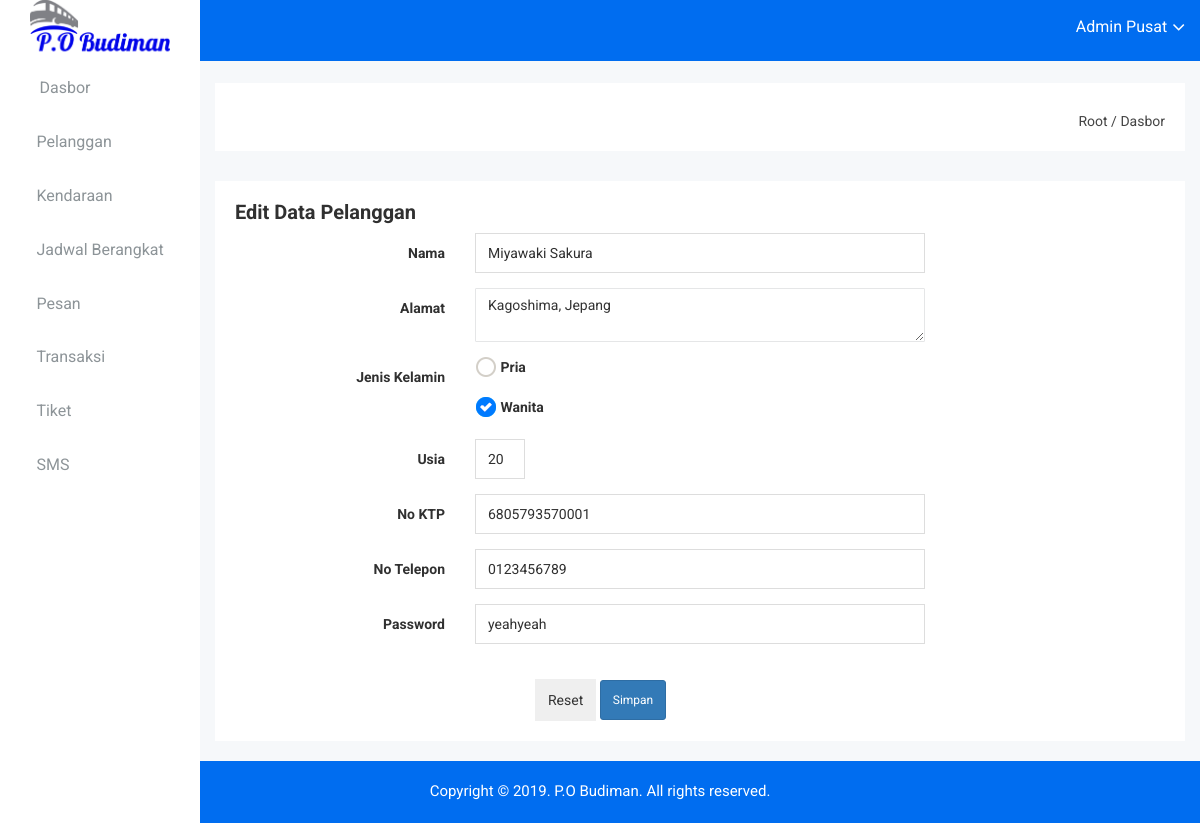
The page /dashboard/index.php?act=edit_pelanggan&id_pelanggan=1 (signed in) on the database its author committed.
### tables this page shows
CREATE TABLE IF NOT EXISTS `pelanggan` (
  `id_pelanggan` int(11) NOT NULL AUTO_INCREMENT,
  `nama_pelanggan` varchar(50) NOT NULL,
  `alamat` text NOT NULL,
  `jk` enum('Pria','Wanita') NOT NULL,
  `usia` varchar(3) NOT NULL,
  `no_ktp` varchar(20) NOT NULL,
  `no_telp` varchar(15) NOT NULL,
  `password` varchar(100) NOT NULL,
  PRIMARY KEY (`id_pelanggan`)
);

### dashboard/pages/pelanggan/edit_pelanggan.php (the view, shortened to what this page needs)
<?php
$kon = new mysqli("localhost", "root", "", "budiman");
$id_pelanggan = $_GET['id_pelanggan'];
$query = mysqli_query($kon, "select * from pelanggan where id_pelanggan='$id_pelanggan'") or die(mysqli_error());
$data = mysqli_fetch_array($query);
$jk = $data['jk'];
?>
<div class="data-table-area mg-b-15">
    <div class="container-fluid">
        <div class="row">
            <div class="col-lg-12 col-md-12 col-sm-12 col-xs-12">
                <div class="sparkline12-list">
                    <div class="sparkline12-hd">
                        <div class="main-sparkline12-hd">
                            <h1>Edit Data Pelanggan</h1>
                        </div>
                    </div>
                    <div class="sparkline12-graph">
                        <div class="basic-login-form-ad">
                            <div class="row">
                                <div class="col-lg-12 col-md-12 col-sm-12 col-xs-12">
                                    <div class="all-form-element-inner">
                                        <form action="pages/pelanggan/proses_edit.php" method="post">
                                            <div class="form-group-inner">
                                                <div class="row">
                                                    <div class="col-lg-3 col-md-3 col-sm-3 col-xs-12">
                                                        <label class="login2 pull-right pull-right-pro">Nama</label>
                                                    </div>
                                                    <div class="col-lg-6 col-md-6 col-sm-6 col-xs-12">
                                                        <input type="text" name="nama" class="form-control" value="<?php echo $data['nama_pelanggan']; ?>" />
                                                    </div>
                                                </div>
                                            </div>
                                            <div class="form-group-inner">
                                                <div class="row">
                                                    <div class="col-lg-3 col-md-3 col-sm-3 col-xs-12">
                                                        <label class="login2 pull-right pull-right-pro">Alamat</label>
                                                    </div>
                                                    <div class="col-lg-6 col-md-6 col-sm-6 col-xs-12">
                                                        <textarea name="alamat" class="form-control"><?php echo $data['alamat']; ?></textarea>
                                                    </div>
                                                </div>
                                            </div>
                                            <div class="form-group-inner">
                                                <div class="row">
                                                    <div class="col-lg-3 col-md-3 col-sm-3 col-xs-12">
                                                        <label class="login2 pull-right pull-right-pro">Jenis Kelamin</label>
                                                    </div>
                                                    <div class="col-lg-6 col-md-6 col-sm-6 col-xs-12">
                                                        <div class="i-checks pull-left">
                                                            <label>
                                                                <input type="radio" value="Pria" name="jk" <?php if ($jk == 'Pria') {
                                                                                                                echo 'checked';
                                                                                                            } ?> /> <i></i> Pria </label>
                                                        </div>
                                                        <br/><br/>
                                                        <div class="i-checks pull-left">
                                                            <label>
                                                                <input type="radio" value="Wanita" name="jk" <?php if ($jk == 'Wanita') {
                                                                                                                echo 'checked';
                                                                                                            } ?> /> <i></i> Wanita </label>
                                                        </div>
                                                    </div>
                                                </div>
                                            </div>
                                            <div class="form-group-inner">
                                                <div class="row">
                                                    <div class="col-lg-3 col-md-3 col-sm-3 col-xs-12">
                                                        <label class="login2 pull-right pull-right-pro">Usia</label>
                                                    </div>
                                                    <div class="col-lg-1 col-md-1 col-sm-1 col-xs-12">
                                                        <input type="text" name="usia" class="form-control" maxlength="2" value="<?php echo $data['usia']; ?>" />
                                                    </div>
                                                </div>
                                            </div>
                                            <div class="form-group-inner">
                                                <div class="row">
                                                    <div class="col-lg-3 col-md-3 col-sm-3 col-xs-12">
                                                        <label class="login2 pull-right pull-right-pro">No KTP</label>
                                                    </div>
                                                    <div class="col-lg-6 col-md-6 col-sm-6 col-xs-12">
                                                        <input type="text" name="ktp" class="form-control" maxlength="16" value="<?php echo $data['no_ktp']; ?>" />
                                                    </div>
                                                </div>
                                            </div>
                                            <div class="form-group-inner">
                                                <div class="row">
                                                    <div class="col-lg-3 col-md-3 col-sm-3 col-xs-12">
                                                        <label class="login2 pull-right pull-right-pro">No Telepon</label>
                                                    </div>
                                                    <div class="col-lg-6 col-md-6 col-sm-6 col-xs-12">
                                                        <input type="text" name="telp" class="form-control" maxlength="16" value="<?php echo $data['no_telp']; ?>" />
                                                    </div>
                                                </div>
                                            </div>
                                            <div class="form-group-inner">
                                                <div class="row">
                                                    <div class="col-lg-3 col-md-3 col-sm-3 col-xs-12">
                                                        <label class="login2 pull-right pull-right-pro">Password</label>
                                                    </div>
                                                    <div class="col-lg-6 col-md-6 col-sm-6 col-xs-12">
                                                        <input type="text" name="password" class="form-control" value="<?php echo $data['password']; ?>" />
                                                    </div>
                                                </div>
                                            </div>
                                            <div class="form-group-inner">
                                                <div class="row">
                                                    <div class="col-lg-6 col-md-6 col-sm-6 col-xs-12">
                                                        <div class="col-lg-8 col-md-8 col-sm-8 col-xs-12">
                                                        </div>
                                                        <div class="login-horizental cancel-wp pull-left form-bc-ele">
                                                            <input class="btn btn-white" onclick="window.history.back()" type="reset" />
                                                            <input class="btn btn-sm btn-primary login-submit-cs" type="submit" value="Simpan" name="simpan"/>
                                                        </div>
                                                    </div>
                                                </div>
                                            </div>
                                        </form>
                                    </div>
                                </div>
                            </div>
                        </div>
                    </div>
                </div>
            </div>
        </div>
    </div>
</div>

### dashboard/css/main.css (style rules this page uses)
html { color: #222; font-size: 1em; line-height: 1.4; }
textarea { resize: vertical; }

### rows shown on the page
pelanggan: nama "Miyawaki Sakura", alamat "Kagoshima, Jepang", usia "20", ktp "6805793570001", telp "0123456789", password "yeahyeah"

### other values the page prints
$_SESSION['nama_admin'] "Admin Pusat"
